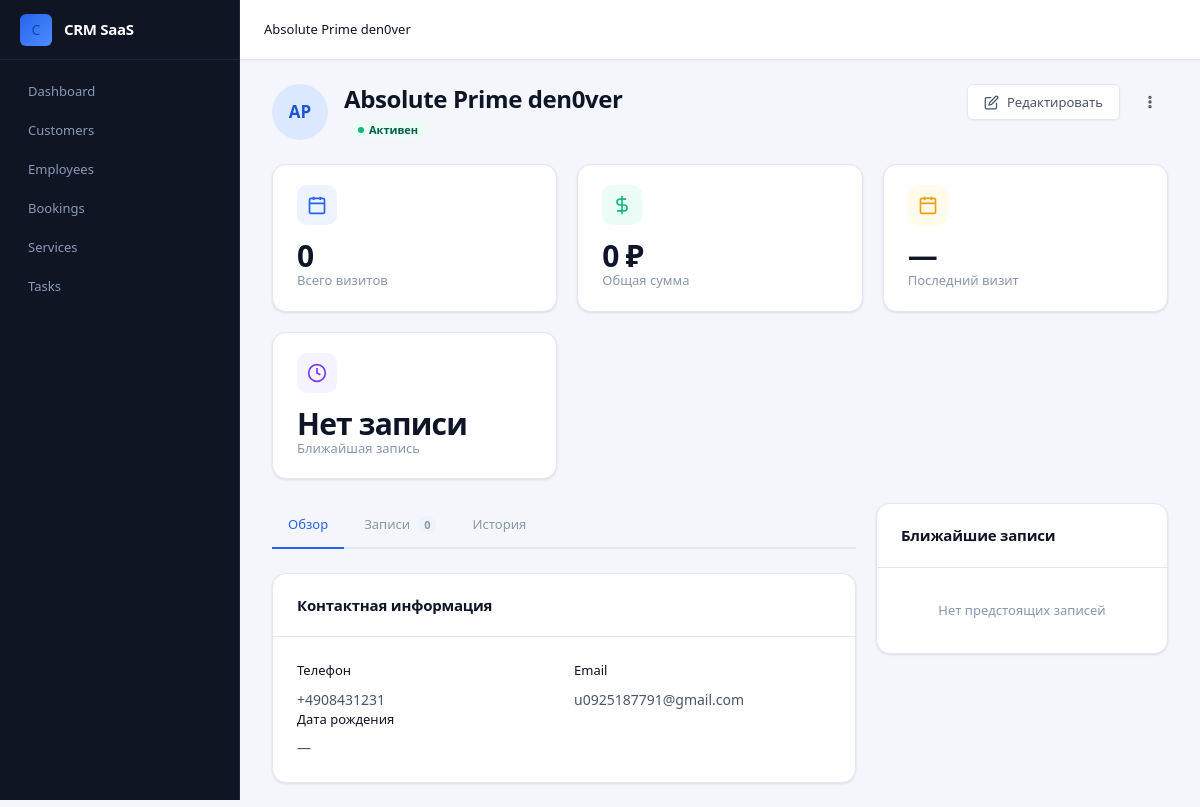
Screenshot of /customers/detail/4/ (signed in) with the database file from the repository.
### apps/customers/models.py (models this page shows, shortened)
class Customer(models.Model):
    company = models.ForeignKey(Company, on_delete=models.CASCADE, related_name="customers")
    first_name = models.CharField(max_length=200)
    last_name = models.CharField(max_length=200)
    email = models.EmailField(blank=True)
    phone = models.CharField(max_length=200)
    is_active = models.BooleanField(default=True)
    created = models.DateTimeField(auto_now_add=True)
    class Meta:
        ordering = ['first_name', 'last_name']

### apps/customers/views.py (the view)
# urls.py: path('detail/<int:id>/', views.detail_customer, name="detail"),
@login_required
def detail_customer(request, id):
    company = get_user_company(request.user)
    if not company:
        return redirect('companies:create')
    customer = get_object_or_404(Customer, id=id, company=company)
    context = {'customer': customer}
    return render(request, 'customers/detail.html', context)

### apps/companies/utils.py (called while the page is built)
def get_user_company(user):
    return Company.objects.filter(owner=user).first()

### apps/customers/templates/customers/detail.html (shortened to what this page needs)
{% extends "base.html" %}
{% load static %}
{% block page_name %}{{ customer.first_name }} {{ customer.last_name }}{% endblock %}
{% block content %}
<div class="page-header">
  <div class="page-header__left flex items-center gap-4">
    <div class="table-avatar" style="width: 56px; height: 56px; font-size: var(--text-lg);">
      {% if customer.avatar %}
        <img src="{{ customer.avatar.url }}" alt="{{ customer.first_name }} {{ customer.last_name }}">
      {% else %}
        {{ customer.first_name.0 }}{{ customer.last_name.0 }}
      {% endif %}
    </div>
    <div>
      <h1 class="page-title">{{ customer.first_name }} {{ customer.last_name }}</h1>
      <p class="page-subtitle">
        {% if customer.is_active %}
          <span class="badge badge-success" style="margin-left: 6px;">Активен</span>
        {% else %}
          <span class="badge badge-neutral" style="margin-left: 6px;">Неактивен</span>
        {% endif %}
      </p>
    </div>
  </div>
  <div class="page-header__actions">
    <a href="{% url 'customers:edit' customer.id %}" class="btn btn-secondary">
      <svg viewBox="0 0 24 24" fill="none" stroke="currentColor" stroke-width="2" stroke-linecap="round"><path d="M11 4H4a2 2 0 0 0-2 2v14a2 2 0 0 0 2 2h14a2 2 0 0 0 2-2v-7"/><path d="M18.5 2.5a2.12 2.12 0 0 1 3 3L12 15l-4 1 1-4 9.5-9.5z"/></svg>
      Редактировать
    </a>
    <div class="dropdown">
      <button class="btn btn-ghost btn-icon" onclick="this.nextElementSibling.classList.toggle('open')">
        <svg viewBox="0 0 24 24" fill="none" stroke="currentColor" stroke-width="2" stroke-linecap="round"><circle cx="12" cy="5" r="1.5"/><circle cx="12" cy="12" r="1.5"/><circle cx="12" cy="19" r="1.5"/></svg>
      </button>
    </div>
  </div>
</div>
<div class="stats-grid mb-6">
  <div class="stat-card">
    <div class="stat-card__header">
      <div class="stat-card__icon stat-card__icon--brand">
        <svg viewBox="0 0 24 24" fill="none" stroke="currentColor" stroke-width="2"><path d="M8 2v4M16 2v4M3 10h18M5 4h14a2 2 0 0 1 2 2v14a2 2 0 0 1-2 2H5a2 2 0 0 1-2-2V6a2 2 0 0 1 2-2z"/></svg>
      </div>
    </div>
    <div>
      <div class="stat-card__value">{{ customer.total_visits|default:"0" }}</div>
      <div class="stat-card__label">Всего визитов</div>
    </div>
  </div>
  <div class="stat-card">
    <div class="stat-card__header">
      <div class="stat-card__icon stat-card__icon--green">
        <svg viewBox="0 0 24 24" fill="none" stroke="currentColor" stroke-width="2"><line x1="12" y1="1" x2="12" y2="23"/><path d="M17 5H9.5a3.5 3.5 0 0 0 0 7h5a3.5 3.5 0 0 1 0 7H6"/></svg>
      </div>
    </div>
    <div>
      <div class="stat-card__value">{{ customer.total_spent|default:"0" }} ₽</div>
      <div class="stat-card__label">Общая сумма</div>
    </div>
  </div>
  <div class="stat-card">
    <div class="stat-card__header">
      <div class="stat-card__icon stat-card__icon--yellow">
        <svg viewBox="0 0 24 24" fill="none" stroke="currentColor" stroke-width="2"><rect x="3" y="4" width="18" height="18" rx="2"/><line x1="16" y1="2" x2="16" y2="6"/><line x1="8" y1="2" x2="8" y2="6"/><line x1="3" y1="10" x2="21" y2="10"/></svg>
      </div>
    </div>
    <div>
      <div class="stat-card__value">{{ customer.last_visit|date:"d.m.Y"|default:"—" }}</div>
      <div class="stat-card__label">Последний визит</div>
    </div>
  </div>
  <div class="stat-card">
    <div class="stat-card__header">
      <div class="stat-card__icon stat-card__icon--purple">
        <svg viewBox="0 0 24 24" fill="none" stroke="currentColor" stroke-width="2"><circle cx="12" cy="12" r="10"/><polyline points="12 6 12 12 16 14"/></svg>
      </div>
    </div>
    <div>
      <div class="stat-card__value">{{ customer.upcoming_visit|date:"d.m.Y"|default:"Нет записи" }}</div>
      <div class="stat-card__label">Ближайшая запись</div>
    </div>
  </div>
</div>
<div class="dashboard-grid dashboard-grid--2col">
  <div>
    <div class="tabs">
      <a href="#" class="tab active">Обзор</a>
      <a href="#" class="tab">Записи <span class="tab__count">{{ customer.bookings.count|default:"0" }}</span></a>
      <a href="#" class="tab">История</a>
    </div>
    <div class="card">
      <div class="card-header">
        <div>
          <div class="card-title">Контактная информация</div>
        </div>
      </div>
      <div class="card-body">
        <div class="form-row">
          <div class="form-group">
            <div class="form-label">Телефон</div>
            <div class="text-secondary">{{ customer.phone|default:"—" }}</div>
          </div>
          <div class="form-group">
            <div class="form-label">Email</div>
            <div class="text-secondary">{{ customer.email|default:"—" }}</div>
          </div>
        </div>
        <div class="form-row">
          <div class="form-group">
            <div class="form-label">Дата рождения</div>
            <div class="text-secondary">{{ customer.birth_date|date:"d.m.Y"|default:"—" }}</div>
          </div>
        </div>
      </div>
    </div>
  </div>
  <div>
    <div class="upcoming-bookings mb-5">
      <div class="card-header" style="border-radius: var(--radius-lg) var(--radius-lg) 0 0;">
        <div class="card-title">Ближайшие записи</div>
      </div>
      {% for booking in customer.upcoming_bookings %}
      <div class="upcoming-item">
        <div class="upcoming-item__time">
          <div class="upcoming-item__time-day">{{ booking.date|date:"D" }}</div>
          <div class="upcoming-item__time-num">{{ booking.date|date:"d" }}</div>
        </div>
        <div class="upcoming-item__divider"></div>
        <div class="upcoming-item__info">
          <div class="upcoming-item__title">{{ booking.service_name }}</div>
          <div class="upcoming-item__meta">{{ booking.time|date:"H:i" }} · {{ booking.employee.get_full_name }}</div>
        </div>
      </div>
      {% empty %}
      <div class="empty-state" style="padding: var(--space-8) var(--space-5);">
        <div class="empty-state__description" style="margin-bottom: 0;">Нет предстоящих записей</div>
      </div>
      {% endfor %}
    </div>
  </div>
</div>
{% endblock %}

### rows the page displays
Customer: first_name "Absolute", last_name "Prime den0ver", first_name.0 "A", last_name.0 "P", bookings.count "0", phone "+4908431231", email "u0925187791@gmail.com"

### other values shown
{{ customer.total_visits|default:"0" }} "0"
{{ customer.total_spent|default:"0" }} "0"
{{ customer.last_visit|date:"d.m.Y"|default:"—" }} "—"
{{ customer.upcoming_visit|date:"d.m.Y"|default:"Нет записи" }} "Нет записи"
{{ customer.birth_date|date:"d.m.Y"|default:"—" }} "—"
